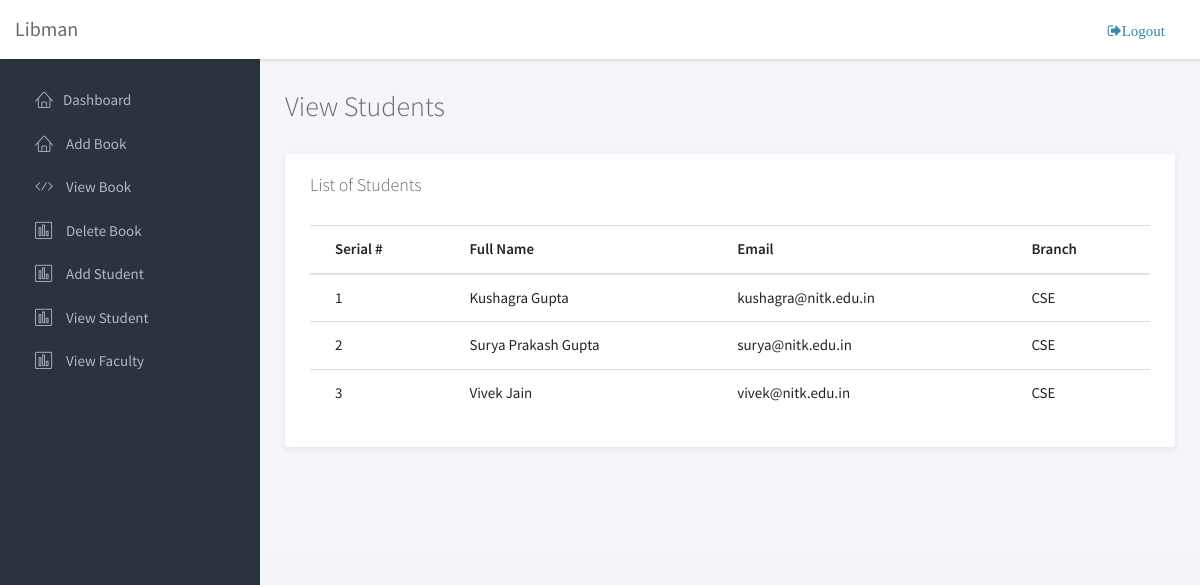
/viewstudent/ (signed in), run on the app's committed database.
### library/models.py (models this page shows, shortened)
class Users(models.Model):
	role_choices = [
		('Staff', 'Staff'),
		('Faculty', 'Faculty'),
		('Student', 'Student')
	]
	branch_choices = [
		('CSE', 'CSE'),
		('ME', 'ME'),
		('EC', 'EC'),
		('CE', 'CE'),
		('EE', 'EE'),
		('NA', 'NA')
	]
	firstname = models.CharField(max_length=30)
	lastname = models.CharField(max_length=30)
	username = models.CharField(max_length=20, primary_key = True, null=False)
	password = models.CharField(max_length=30)
	email = models.EmailField(max_length=30)
	branch = models.CharField(choices=branch_choices, max_length=30)
	role = models.CharField(choices=role_choices, max_length=10)

### library/views.py (the view)
# urls.py: path('viewstudent/', views.viewstudent, name='viewstudent'),
def viewstudent(request):
	username = request.session.get('username')
	book = Book.objects.all()
	user = Users.objects.get(username=username)
	students = Users.objects.filter(role='Student')
	return render(request, 'viewstudent.html', {'book':book, 'user':user, 'students':students})

### library/templates/viewstudent.html
{% extends 'base.html' %}
{% block content %}
	<div class="main">
		<div class="main-content">
			<div class="container-fluid">
				{% if students %}
					<h3 class="page-title">View Students</h3>
					<div class="row">
						<div class="col-md-12">
							<div class="panel">
									<div class="panel-heading">
										<h3 class="panel-title">List of Students</h3>
									</div>
									<div class="panel-body">
										<table class="table">
											<thead>
												<tr>
													<th>Serial #</th>
													<th>Full Name</th>
													<th>Email</th>
													<th>Branch</th>
												</tr>
											</thead>
											<tbody>
												{% for b in students %}
												<tr>
													<td>{{ forloop.counter }}</td>
													<td>{{ b.firstname }} {{ b.lastname }}</td>
													<td>{{ b.email }}</td>
													<td>{{ b.branch }}</td>
												</tr>
												{% endfor %}
											</tbody>
										</table>
									</div>
							</div>
						</div>
					</div>
				{% else %}
					<h3>No students!</h3>
				{% endif %}
			</div>
		</div>
	</div>
{% endblock %}

### library/static/assets/css/main.css (style rules this page uses)
html { position: relative; min-height: 100%; }
body { background-color: #F3F5F8; font-family: "Source Sans Pro", sans-serif; font-size: 15px; color: #676a6d; }
th { font-weight: 600; }
.page-title { margin-top: 0; margin-bottom: 30px; font-weight: 300; }
#wrapper .main { -webkit-transition: all 0.3s ease-in-out; -moz-transition: all 0.3s ease-in-out; -ms-transition: all 0.3s ease-in-out; -o-transition: all 0.3s ease-in-out; transition: all 0.3s ease-in-out; width: calc(100% - 260px); left: 0; position: relative; float: right; background-color: #f5f5fa; }
#wrapper #sidebar-nav, #wrapper .main { padding-top: 30px; }
.main-content { padding: 80px 10px; }
.panel { -webkit-border-radius: 3px; -moz-border-radius: 3px; border-radius: 3px; -moz-box-shadow: 0 2px 6px rgba(0, 0, 0, 0.08); -webkit-box-shadow: 0 2px 6px rgba(0, 0, 0, 0.08); box-shadow: 0 2px 6px rgba(0, 0, 0, 0.08); background-color: #fff; margin-bottom: 30px; }
.panel .panel-heading, .panel .panel-body, .panel .panel-footer { padding-left: 25px; padding-right: 25px; }
.panel .panel-heading { padding-top: 20px; padding-bottom: 20px; position: relative; }
.panel .panel-heading .panel-title { margin: 0; font-size: 18px; font-weight: 300; }
.panel .panel-body { padding-top: 10px; padding-bottom: 15px; }
.panel .table > thead > tr > td:first-child, .panel .table > thead > tr > th:first-child, .panel .table > tbody > tr > td:first-child, .panel .table > tbody > tr > th:first-child, .panel .table > tfoot > tr > td:first-child, .panel .table > tfoot > tr > th:first-child { padding-left: 25px; }
.panel .table > thead > tr > td:last-child, .panel .table > thead > tr > th:last-child, .panel .table > tbody > tr > td:last-child, .panel .table > tbody > tr > th:last-child, .panel .table > tfoot > tr > td:last-child, .panel .table > tfoot > tr > th:last-child { padding-left: 25px; }

### library/templates/base.html (style rules this page uses)
.main { padding-top: 10px !important; }

### data on the page
Users: firstname "Kushagra", lastname "Gupta", email "kushagra@nitk.edu.in", branch "CSE"
Users: firstname "Surya Prakash", lastname "Gupta", email "surya@nitk.edu.in", branch "CSE"
Users: firstname "Vivek", lastname "Jain", email "vivek@nitk.edu.in", branch "CSE"
